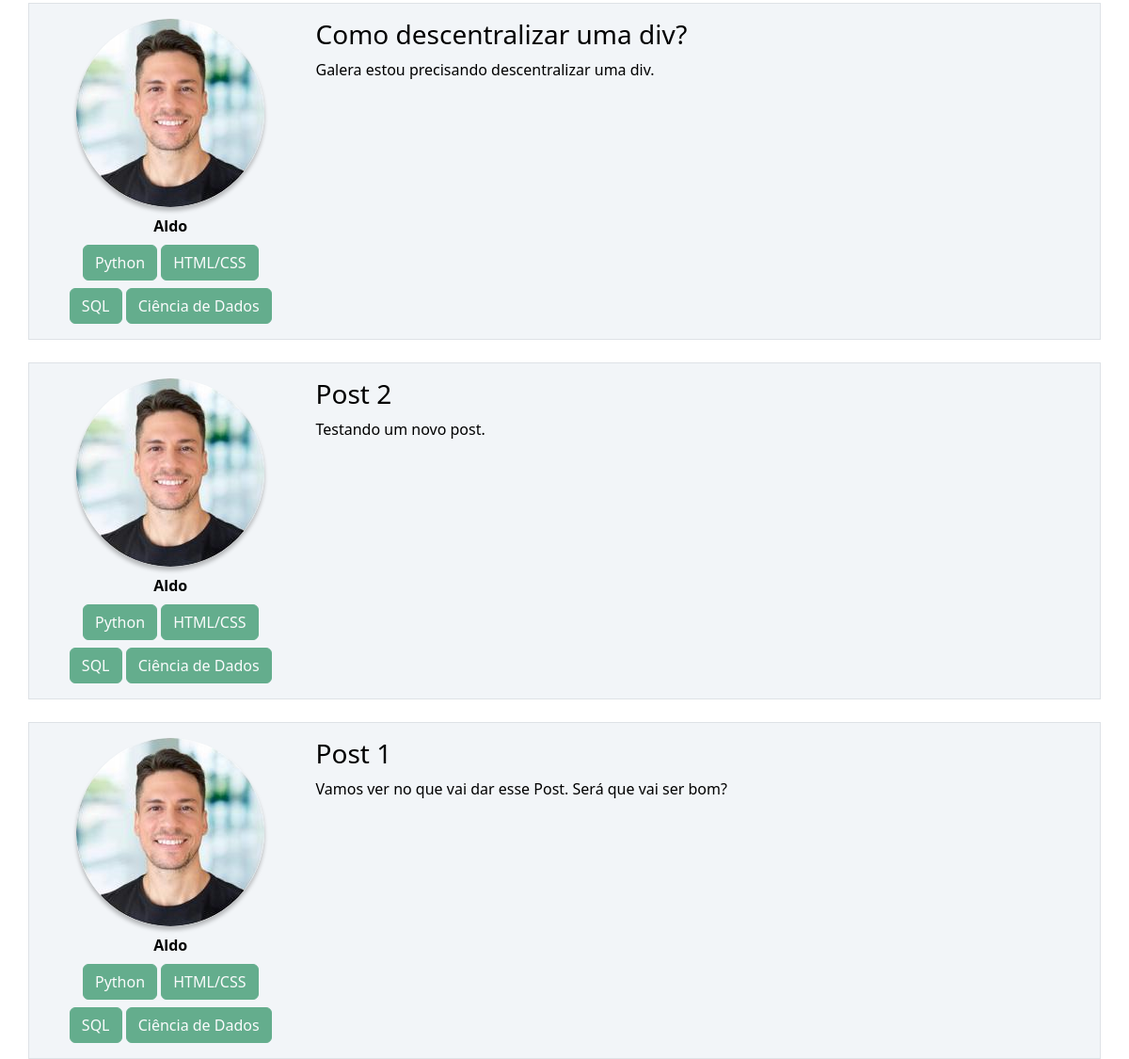
Before: / (lower part) with the older database file.
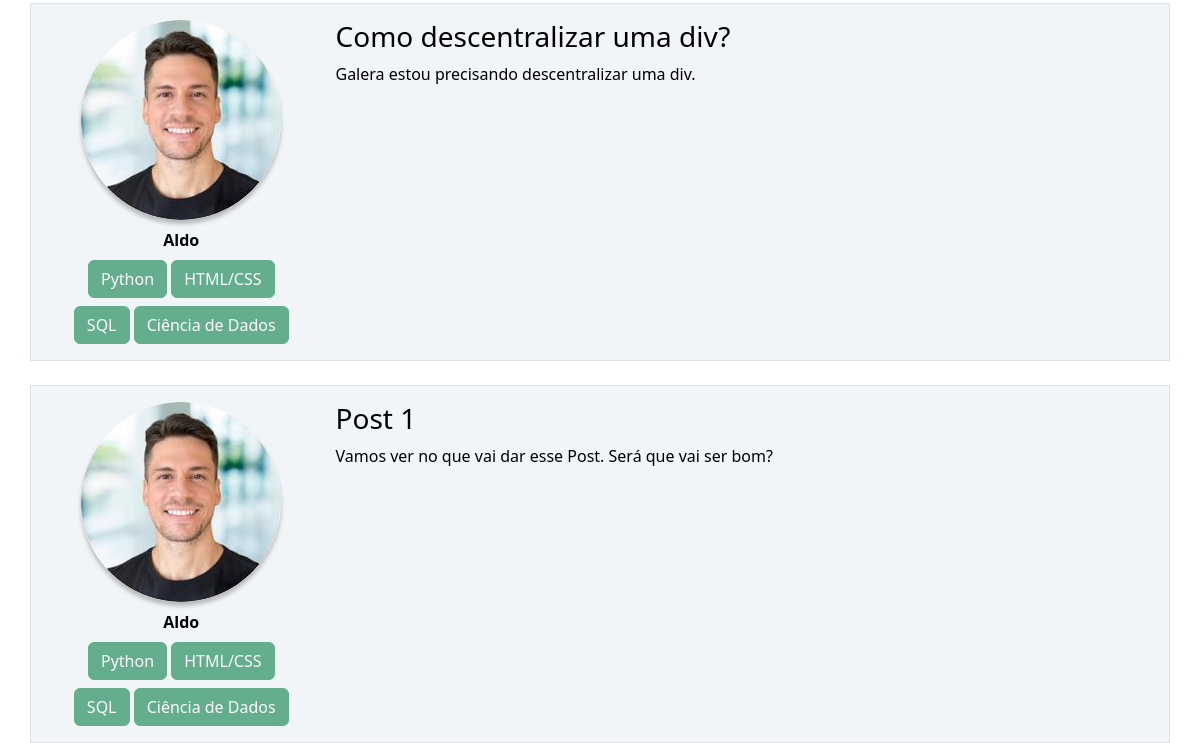
After: the same page with the newer database file.
### sitecomunidade/models.py (models this page shows)
class Post(database.Model):
    id = database.Column(database.Integer, primary_key=True)
    titulo = database.Column(database.String, nullable=False)
    corpo = database.Column(database.Text, nullable=False)
    data_criacao = database.Column(database.DateTime, nullable=False, default=datetime.utcnow)
    id_usuario = database.Column(database.Integer, database.ForeignKey('usuario.id', ondelete='CASCADE'), nullable=False)

class Usuario(database.Model, UserMixin):
    id = database.Column(database.Integer, primary_key=True)
    username = database.Column(database.String, nullable=False)
    email = database.Column(database.String, nullable=False, unique=True)
    senha = database.Column(database.String, nullable=False)
    foto_perfil = database.Column(database.String, default='default.jpg')
    cursos = database.Column(database.String, nullable=False, default='Não Informado')
    posts = database.relationship('Post', backref='autor', lazy=True, passive_deletes=True)

### sitecomunidade/routes.py (the view)
@app.route('/')
def home():
    posts = Post.query.order_by(Post.id.desc())
    return render_template('home.html', posts=posts)

### sitecomunidade/templates/home.html (shortened to what this page needs)
{% extends 'base.html' %}
{% block body %}
    <div class="container mt-3">
        {% for post in posts %}
            <div class="row border mt-4 p-3 meupost">
                <div class="col col-3">
                    <div class="image pe-2 d-flex flex-column">
                        <img src="{{ url_for('static', filename='fotos_perfil/{}'.format(post.autor.foto_perfil)) }}" class="perfil-foto" width="200" >
                        <strong class="col mt-2" style="text-align: center;">{{ post.autor.username }}</strong>
                        <div class="row justify-content-center">
                            <div class="col" style="text-align: center;">
                                {% for curso in post.autor.cursos.split(';') %}
                                    {% if curso and curso != 'Não Informado' %}
                                        <button type="button" class="btn btn-success mt-2" disabled>{{ curso }}</button>
                                    {% endif %}
                                {% endfor %}
                            </div>
                        </div>
                    </div>
                </div>
                <div class="col col-9">
                    <h3> {{ post.titulo }}</h3>
                    <p>{{ post.corpo }}</p>
                </div>
            </div>
        {% endfor %}
    </div>
{% endblock %}

### sitecomunidade/templates/base.html (shortened to what this page needs)
<!DOCTYPE html>
<html lang="pt-br">
    <head>
        <link href="https://cdn.jsdelivr.net/npm/bootstrap@5.2.0/dist/css/bootstrap.min.css" rel="stylesheet">
        <link rel="stylesheet" type="text/css" href="{{ url_for('static', filename='main.css') }}">
    </head>
    <body>
        {% block body %}
        {% endblock %}
    </body>
</html>

### sitecomunidade/static/main.css (style rules this page uses)
.meupost { background: #f2f5f8 !important; color: #000 !important; }
.perfil-foto { display: block; margin-left: auto; margin-right: auto; box-shadow: 0px 4px 4px rgba(0, 0, 0, 0.25); border-radius: 460px; height: 200px; width: 200px; }

Changed rows visible on the page:
removed Post: foto_perfil (picture), autor.username "Aldo", curso "Python" "HTML/CSS" "SQL" "Ciência de Dados", titulo "Post 2", corpo "Testando um novo post."
